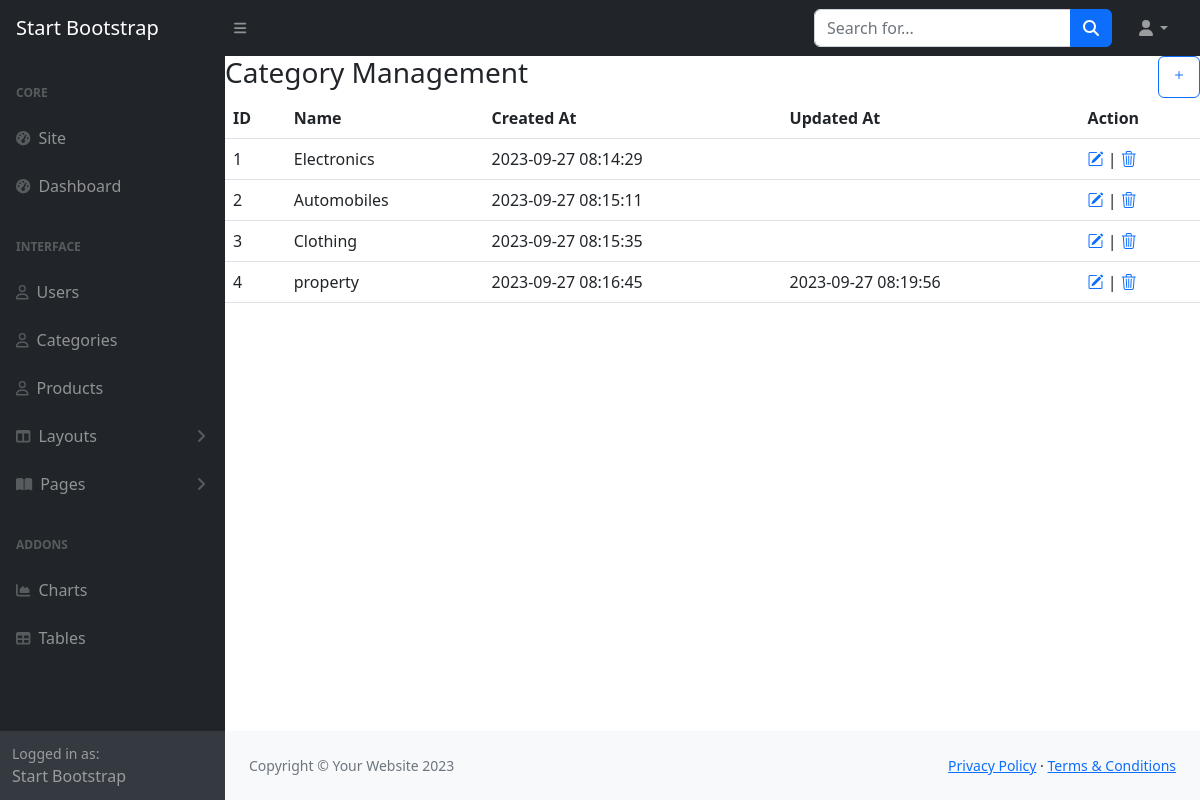
The page /dashboard/categories.php (signed in) on the database its author committed.
### tables this page shows
CREATE TABLE `categories` (
  `id` int(11) NOT NULL,
  `name` varchar(50) NOT NULL,
  `created` timestamp NOT NULL DEFAULT current_timestamp(),
  `updated` timestamp NULL DEFAULT NULL ON UPDATE current_timestamp()
);

### dashboard/categories.php (the view, shortened to what this page needs)
<?php
$conn = DB::connect();
$query = "select * from categories where 1";
$result = $conn->query($query);
?>
<?php
include "inc/header.php";
?>
<div id="layoutSidenav">
    <?php include "inc/sidebar.php"; ?>
    <div id="layoutSidenav_content">
        <main>
            <div class="d-flex justify-content-between">
                <h3>Category Management</h3>
                <a class="btn btn-outline-primary" href="categoryAdd.php"> <i class="bi bi-plus"></i></a>
            </div>
            <table class="table table-hover">
                <tr>
                    <th>ID</th>
                    <th>Name</th>
                    <th>Created At</th>
                    <th>Updated At</th>
                    <th>Action</th>
                </tr>
                <?php
                if ($result->num_rows) {
                    while ($row = $result->fetch_assoc()) {
                        echo "<tr>
            <td>{$row['id']}</td>
            <td>{$row['name']}</td>
            <td>{$row['created']}</td>
            <td>{$row['updated']}</td>
            <td>
            <a href='categoryEdit.php?id={$row['id']}' title='edit'><i class='bi bi-pencil-square'></i></a> |
            <a onclick=\"return confirm('Are you sure?')\" href='categoryDelet.php?id={$row['id']}' title='delete'><i class='bi bi-trash3'></i></a>
            </td>
            </tr>";
                    }
                }
                ?>
            </table>
        </main>
        <?php include "inc/footer.php" ?>

### rows shown on the page
categories: id "1", name "Electronics", created "2023-09-27 08:14:29"
categories: id "2", name "Automobiles", created "2023-09-27 08:15:11"
categories: id "3", name "Clothing", created "2023-09-27 08:15:35"
categories: id "4", name "property", created "2023-09-27 08:16:45", updated "2023-09-27 08:19:56"
